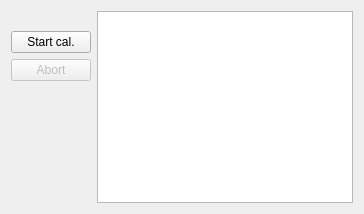
      <widget class="QWidget" name="para_cal_rate">
       <attribute name="title">
        <string>Step1: cal --rate</string>
       </attribute>
       <layout class="QHBoxLayout" name="horizontalLayout_23">
        <item>
         <layout class="QVBoxLayout" name="verticalLayout_4">
          <property name="topMargin">
           <number>20</number>
          </property>
          <item alignment="Qt::AlignTop">
           <widget class="QPushButton" name="pushButton_start_cal1">
            <property name="sizePolicy">
             <sizepolicy hsizetype="Preferred" vsizetype="Fixed">
              <horstretch>0</horstretch>
              <verstretch>0</verstretch>
             </sizepolicy>
            </property>
            <property name="text">
             <string>Start cal.</string>
            </property>
           </widget>
          </item>
          <item alignment="Qt::AlignTop">
           <widget class="QPushButton" name="pushButton_abort_cal1">
            <property name="enabled">
             <bool>false</bool>
            </property>
            <property name="sizePolicy">
             <sizepolicy hsizetype="Preferred" vsizetype="Fixed">
              <horstretch>0</horstretch>
              <verstretch>0</verstretch>
             </sizepolicy>
            </property>
            <property name="text">
             <string>Abort</string>
            </property>
           </widget>
          </item>
          <item>
           <spacer name="verticalSpacer_3">
            <property name="orientation">
             <enum>Qt::Vertical</enum>
            </property>
            <property name="sizeHint" stdset="0">
             <size>
              <width>20</width>
              <height>40</height>
             </size>
            </property>
           </spacer>
          </item>
         </layout>
        </item>
        <item>
         <widget class="QTextEdit" name="textOutput_cal1">
          <property name="undoRedoEnabled">
           <bool>false</bool>
          </property>
          <property name="overwriteMode">
           <bool>true</bool>
          </property>
         </widget>
        </item>
       </layout>
      </widget>
